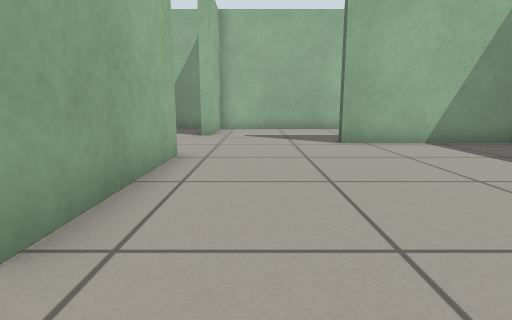
view 1 (above)

17 first-person views from a walk through a Gazebo world. The camera is 0.5 m above the floor, tilts 10° down and sees 80° across. The floor is counted in squares, 0.5 m on a side. Each view is taken from the middle of a square. On the plan, view 1 faces up. The plan holds only what a view shows up to about 12 squares ahead; the rest is blank.

view 2
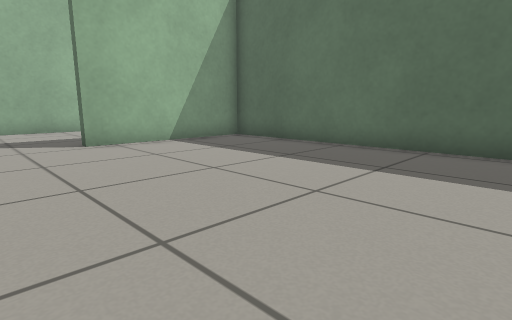

view 3
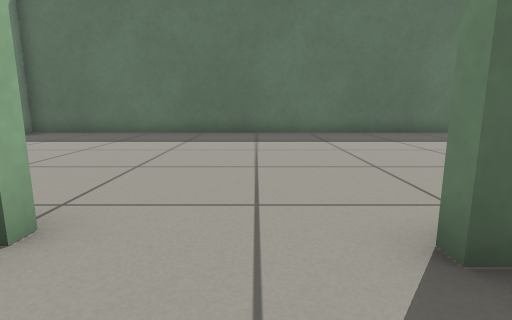

view 4
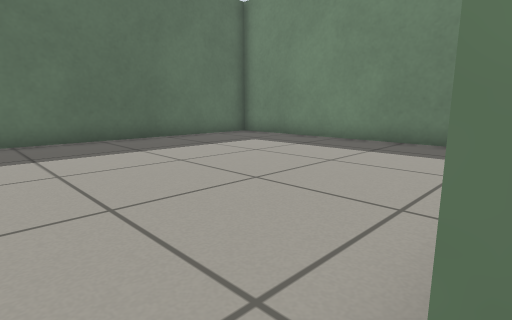

view 5
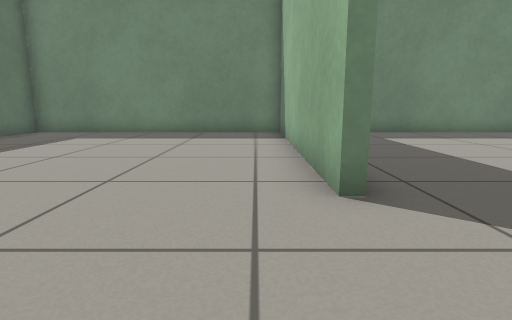

view 6
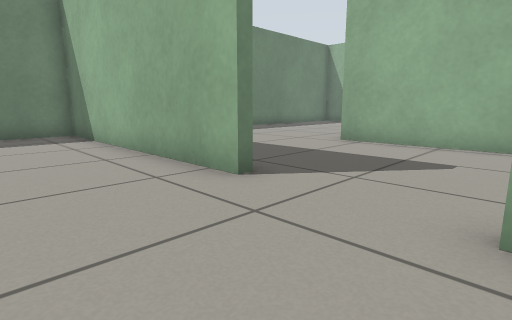

view 7
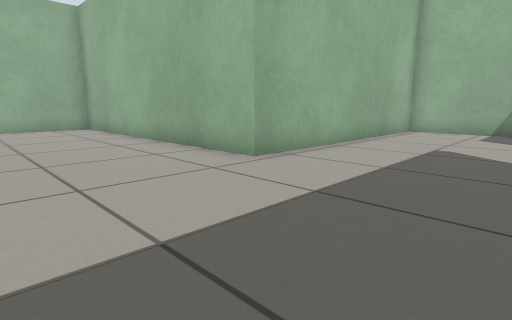

view 8
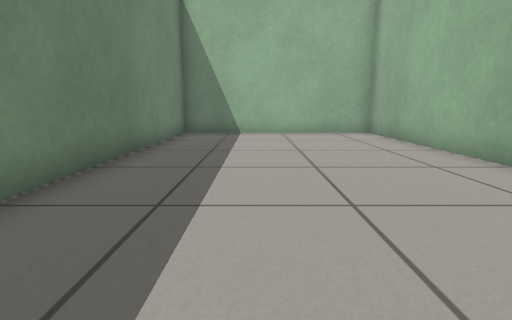

view 9
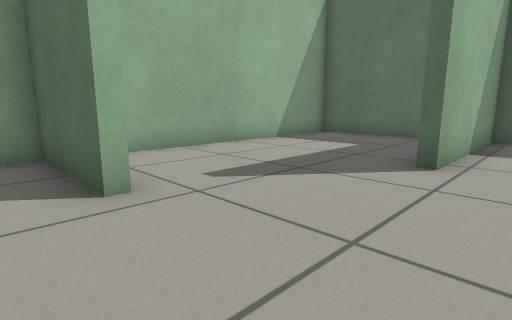

view 10
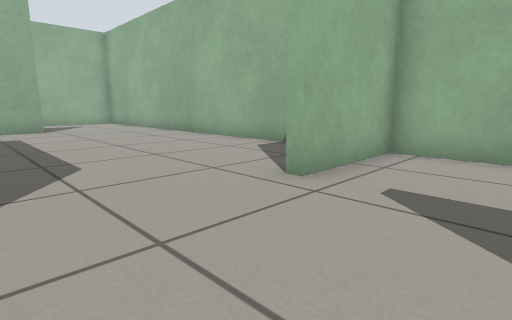

view 11
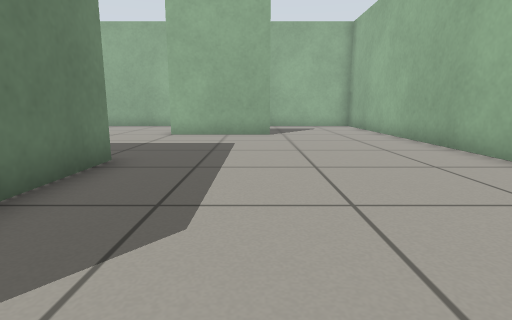

view 12
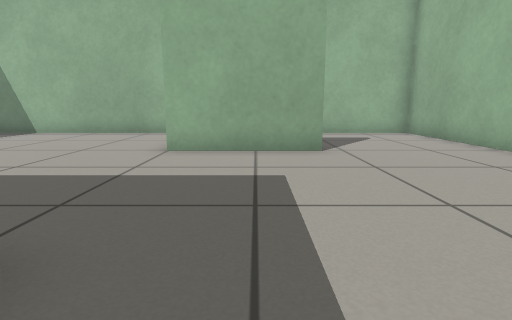

view 13
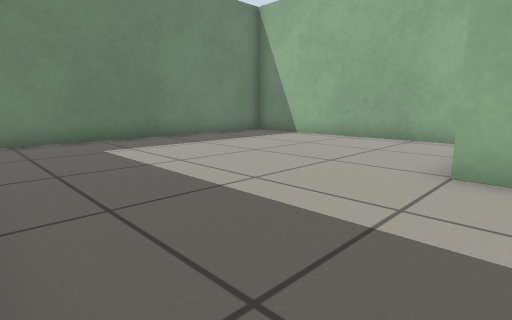

view 14
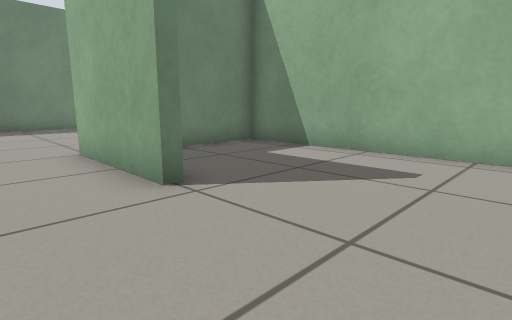

view 15
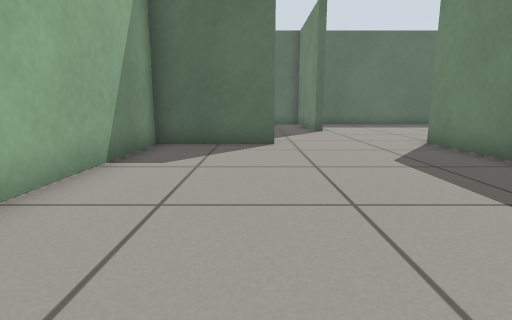

view 16
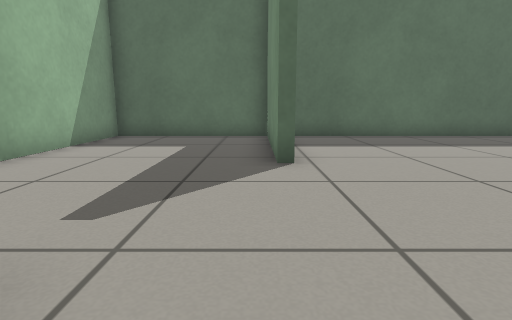

view 17
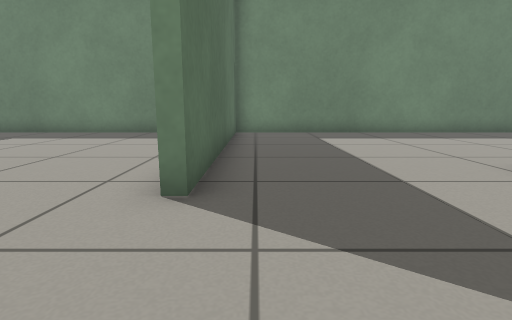

### Floor plan
Points are (right, up) in squares from view 1. A wall is a line through its corners. A room is listed if a view was taken in it or the views show most of it. See-through windows are left out.
Room 1 (views 1, 2, 4, 5, 6, 10)
walls: (-1.9, -1.2) (-1.9, -9.7) (7.4, -9.7) (7.4, 8.3) (2.2, 8.3); (-1.6, 6.3) (-1.6, 1.7); (2.2, 8.6) (7.4, 8.6) (7.4, 13.7) (-1.6, 13.7) (-1.6, 10.5)
ways out: opening at (-2, 0) to room 2; opening at (-2, 8.5) to room 4
Room 2 (views 3, 17)
walls: (-4.1, 6) (-7.3, 6) (-7.3, -2.7); (-2.2, -2.4) (-2.2, -1.2)
ways out: opening at (-2, 0) to room 1; opening at (-5, -2) to room 3
Room 3 (views 7, 8)
walls: (-7.3, -2.7) (-17.5, -2.7) (-17.5, -9.7) (-2.2, -9.7) (-2.2, -2.4)
ways out: opening at (-5, -2) to room 2
Room 4 (views 9, 11, 12, 13, 14, 15, 16)
walls: (-7.8, 6.3) (-1.6, 6.3); (-1.9, 10.5) (-1.9, 13.7) (-12.5, 13.7); (-12.8, 9.5) (-12.8, 5.9)
ways out: opening at (-2, 8.5) to room 1; opening at (-10.5, 6) to room 5; opening at (-13, 11.5) to room 6
Room 5 (no view inside)
walls: (-17.5, 5.1) (-17.5, -1.7); (-16.5, -2.4) (-8.8, -2.4)
ways out: opening at (-10.5, 6) to room 4
Room 6 (no view inside)
walls: (-13.2, 9.5) (-12.8, 9.5); (-12.5, 13.7) (-17.5, 13.7) (-17.5, 6.3) (-15, 6.3)
ways out: opening at (-13, 11.5) to room 4

Where each view was taken, in squares from view 1:
view 1: 0 up, 0 right, facing up
view 2: 0 up, 0 right, facing up-right
view 3: 0 up, 4 left, facing right
view 4: 1 down, 2 left, facing down-right
view 5: 2 up, 1 left, facing down
view 6: 2 up, 1 right, facing down-left
view 7: 7 down, 3 left, facing up-left
view 8: 7 down, 6 left, facing left
view 9: 7 up, 3 left, facing up-right
view 10: 7 up, 1 right, facing up-left
view 11: 9 up, 2 left, facing left
view 12: 8 up, 6 left, facing left
view 13: 7 up, 8 left, facing down-left
view 14: 13 up, 11 left, facing down-left
view 15: 11 up, 10 left, facing right
view 16: 9 up, 3 left, facing right
view 17: 2 up, 3 left, facing down
